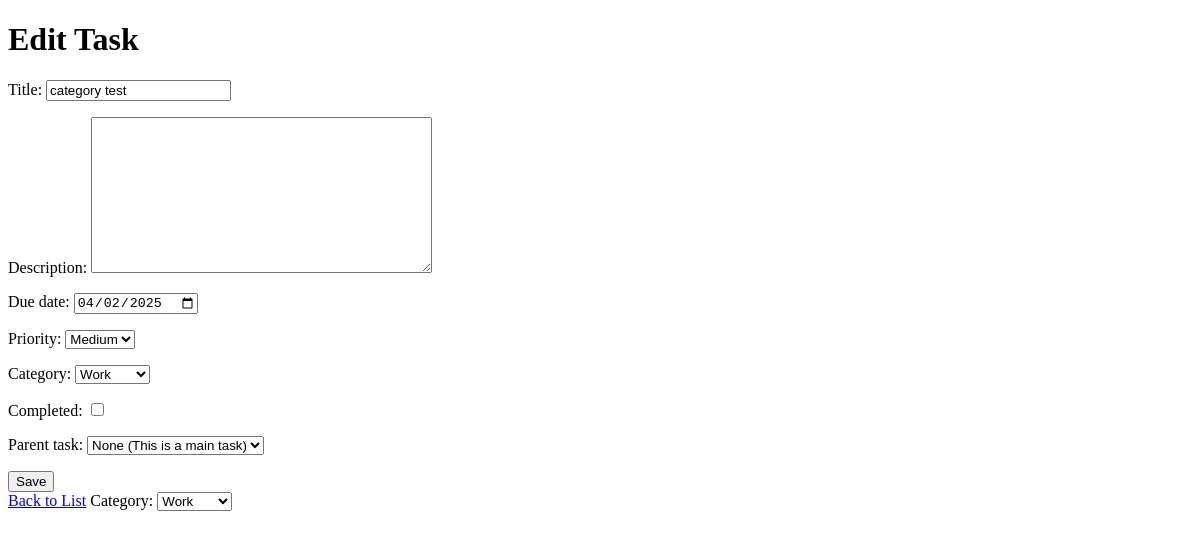
The page /edit/4/ on the database as committed earlier.
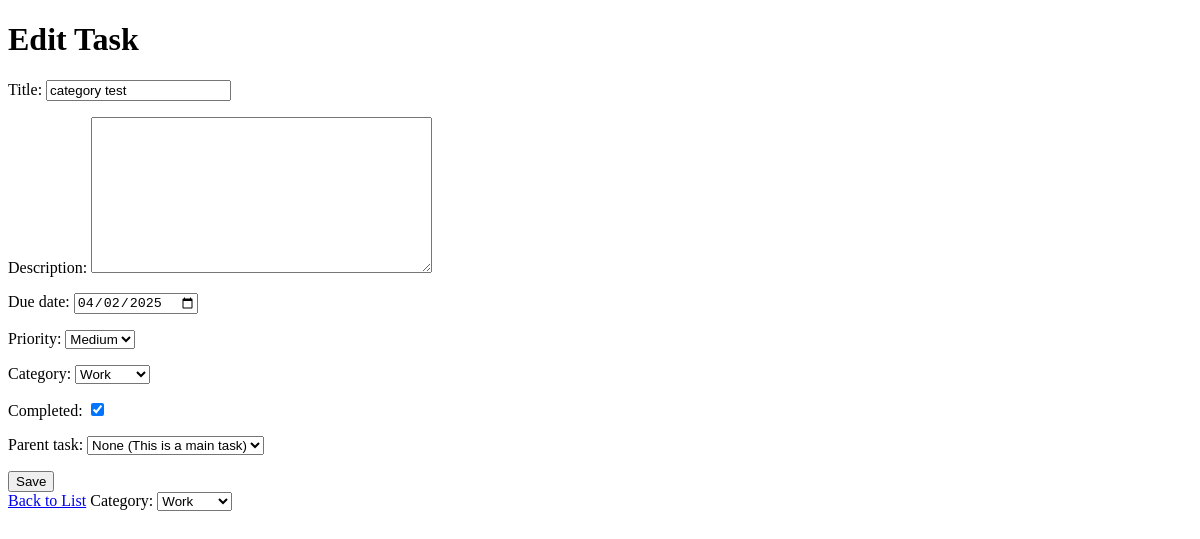
The same page on the database as committed later.
### tasks/models.py (models this page shows)
class Task(models.Model):
    PRIORITY_CHOICES = [
        ('L', 'Low'),
        ('M', 'Medium'),
        ('H', 'High'),
    ]
    CATEGORY_CHOICES = [
        ('Work', 'Work'),
        ('Personal', 'Personal'),
        ('Study', 'Study'),
        ('Other', 'Other'),
    ]
    category = models.CharField(max_length=20, choices=CATEGORY_CHOICES, default='Other')
    title = models.CharField(max_length=200)
    description = models.TextField(blank=True, null=True)
    due_date = models.DateField(null=True, blank=True)
    priority = models.CharField(max_length=1, choices=PRIORITY_CHOICES, default='M')
    completed = models.BooleanField(default=False)
    created_at = models.DateTimeField(auto_now_add=True)
    parent_task = models.ForeignKey(
        'self',  # This makes the field reference the same model (Task)
        on_delete=models.CASCADE,
        null=True,
        blank=True,
        related_name='subtasks'  # Enables easy access to related subtasks
    )
    def __str__(self):
        return self.title

### tasks/views.py (the view)
# urls.py: path('edit/<int:pk>/', views.task_edit, name='task_edit'),
def task_edit(request, pk):
    task = get_object_or_404(Task, pk=pk)
    if request.method == 'POST':
        form = TaskForm(request.POST, instance=task)
        if form.is_valid():
            form.save()
            return redirect('task_list')
    else:
        form = TaskForm(instance=task)
    return render(request, 'tasks/task_form.html', {'form': form})

### tasks/forms.py
class TaskForm(forms.ModelForm):
    class Meta:
        model = Task
        fields = ['title', 'description', 'due_date', 'priority', 'category', 'completed', 'parent_task']
        widgets = {
            'due_date': forms.DateInput(attrs={'type': 'date'}),
        }
    parent_task = forms.ModelChoiceField(
        queryset=Task.objects.filter(parent_task__isnull=True),
        required=False,
        empty_label="None (This is a main task)"
    )

### tasks/templates/tasks/task_form.html (shortened to what this page needs)
<!DOCTYPE html>
<html>
<head>
</head>
<body>
    <h1>{% if form.instance.pk %}Edit{% else %}Create{% endif %} Task</h1>
    <form method="post">
        {{ form.as_p }}
        <button type="submit">Save</button>
    </form>
    <a href="{% url 'task_list' %}">Back to List</a>
</body>
<label for="category">Category:</label>
<select name="category" id="category">
    {% for value, name in form.category.field.choices %}
        <option value="{{ value }}" {% if form.category.value == value %}selected{% endif %}>{{ name }}</option>
    {% endfor %}
</select>
</html>

Rows that differ between the two databases and show on the page:
changed Task "Medium": completed "☐" → "☑"
